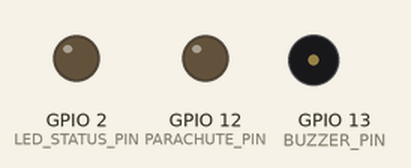
A sketch run on a simulated ESP32. On the bench: output pins drawn as LEDs (lit = HIGH), buzzer (waves = sounding). What the sketch prints to the serial monitor is not drawn.

Above: at 1.8 s.
At 9.76 s:
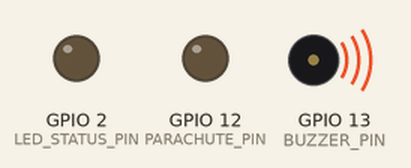
At 18.2 s:
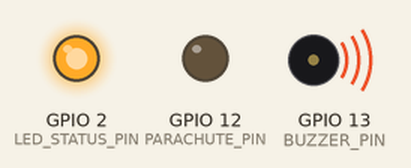
At 41.3 s:
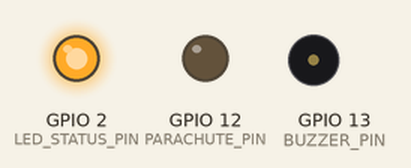
Timing chart, 0 to 41.6 s (numbered marks = the images above):
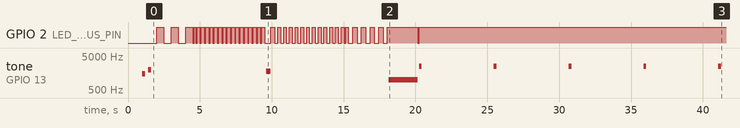

Measured:
- by itself, GPIO 2 (LED_STATUS_PIN): LOW → HIGH at 2.0 s, → LOW 0.50 s later, → HIGH 0.50 s later, → LOW 0.50 s later, … (79 changes in this stretch)
- by itself, tone on GPIO 13 (BUZZER_PIN): plays 1500 Hz for 0.20 s, 2000 Hz for 0.20 s, 1800 Hz for 0.30 s, 1000 Hz for 2.0 s, 2500 Hz for 0.20 s, 2500 Hz for 0.20 s … (9 notes in this stretch)

The sketch:

sketch_feb07a.ino
```cpp
/*
 * ESP32FLY - RTH SYSTEM
 * Versión corregida para Arduino IDE
 */

#include <TinyGPSPlus.h>

// ==================== CONFIGURACIÓN ====================

// Pines ESP32
#define LED_STATUS_PIN 2
#define BUZZER_PIN 13
#define PARACHUTE_PIN 12

// Parámetros
#define ACTIVATION_DELAY 5000

// Comunicación
#define GPS_SERIAL Serial2

// ==================== ENUMERACIONES ====================

enum FlightMode {
  MODE_DORMANT,
  MODE_EJECTION_DETECTED,
  MODE_RTH_NAVIGATE,
  MODE_RTH_DESCEND,
  MODE_LANDED
};

// ==================== VARIABLES GLOBALES ====================

FlightMode currentMode = MODE_DORMANT;
unsigned long ejectionDetectedTime = 0;
unsigned long flightStartTime = 0;
int simulationPhase = 0;

TinyGPSPlus gps;

// ==================== SETUP ====================

void setup() {
  Serial.begin(115200);
  delay(1000);

  Serial.println("🚀 ESP32FLY RTH - ARDUINO IDE");
  Serial.println("==============================");

  // Configurar pines
  pinMode(LED_STATUS_PIN, OUTPUT);
  pinMode(BUZZER_PIN, OUTPUT);
  pinMode(PARACHUTE_PIN, OUTPUT);
  digitalWrite(PARACHUTE_PIN, LOW);

  // Inicializar GPS simulado
  GPS_SERIAL.begin(9600);

  flightStartTime = millis();

  Serial.println("✅ Sistema listo - Modo DORMANT");
  beep(1500, 200);
  delay(200);
  beep(2000, 200);
}

// ==================== LOOP PRINCIPAL ====================

void loop() {
  unsigned long now = millis();

  updateSimulation(now);

  switch (currentMode) {
    case MODE_DORMANT:
      handleDormantMode(now);
      break;
    case MODE_EJECTION_DETECTED:
      handleEjectionDetectedMode(now);
      break;
    case MODE_RTH_NAVIGATE:
      handleRTHNavigateMode();
      break;
    case MODE_RTH_DESCEND:
      handleRTHDescendMode();
      break;
    case MODE_LANDED:
      handleLandedMode();
      break;
  }

  // Telemetría cada 3 segundos
  static unsigned long lastTelemetry = 0;
  if (now - lastTelemetry >= 3000) {
    sendTelemetry();
    lastTelemetry = now;
  }

  delay(100);
}

// ==================== SIMULACIÓN ====================

void updateSimulation(unsigned long now) {
  static unsigned long lastUpdate = 0;
  if (now - lastUpdate < 1000) return;
  lastUpdate = now;

  switch(simulationPhase) {
    case 0: // Lanzamiento (0-3 segundos)
      if (now - flightStartTime < 3000) {
        Serial.println("🚀 Cohete ascendiendo...");
      } else {
        simulationPhase = 1;
        Serial.println("💥 EYECCIÓN DETECTADA!");
        currentMode = MODE_EJECTION_DETECTED;
        ejectionDetectedTime = now;
      }
      break;

    case 1: // Espera después de eyección
      // Solo esperar el delay
      break;

    case 2: // Navegación RTH
      Serial.println("🧭 Navegando hacia HOME...");
      break;
  }
}

// ==================== MÁQUINA DE ESTADOS ====================

void handleDormantMode(unsigned long now) {
  blinkLED(1000);
}

void handleEjectionDetectedMode(unsigned long now) {
  unsigned long elapsed = now - ejectionDetectedTime;

  if (elapsed >= ACTIVATION_DELAY) {
    Serial.println("✅ Activando RTH...");
    currentMode = MODE_RTH_NAVIGATE;
    simulationPhase = 2;
    beep(1800, 300);
  } else {
    Serial.print("⏰ Delay: ");
    Serial.print((ACTIVATION_DELAY - elapsed) / 1000);
    Serial.println("s");
  }

  blinkLED(300);
}

void handleRTHNavigateMode() {
  static unsigned long navigateStart = 0;
  if (navigateStart == 0) {
    navigateStart = millis();
  }

  // Simular 5 segundos de navegación
  if (millis() - navigateStart < 5000) {
    Serial.println("🧭 Navegando RTH...");
  } else {
    Serial.println("🎯 HOME alcanzado - Descendiendo");
    currentMode = MODE_RTH_DESCEND;
  }

  blinkLED(400);
}

void handleRTHDescendMode() {
  static unsigned long descendStart = 0;
  if (descendStart == 0) {
    descendStart = millis();
  }

  // Simular 3 segundos de descenso
  if (millis() - descendStart < 3000) {
    Serial.println("⬇️  Descendiendo...");
  } else {
    Serial.println("🛬 ATERRIZAJE EXITOSO!");
    currentMode = MODE_LANDED;
    beep(1000, 2000);
  }

  blinkLED(600);
}

void handleLandedMode() {
  digitalWrite(LED_STATUS_PIN, HIGH);

  static unsigned long lastBeep = 0;
  if (millis() - lastBeep > 5000) {
    beep(2500, 200);
    lastBeep = millis();
    Serial.println("🏁 Misión completada - Esperando recuperación");
  }
}

// ==================== FUNCIONES AUXILIARES ====================

void blinkLED(int period) {
  digitalWrite(LED_STATUS_PIN, (millis() % period) < (period / 2));
}

void beep(int frequency, int duration) {
  tone(BUZZER_PIN, frequency, duration);
}

void tone(uint8_t pin, unsigned int frequency, unsigned long duration) {
  ledcSetup(0, frequency, 8);
  ledcAttachPin(pin, 0);
  ledcWrite(0, 128);
  delay(duration);
  ledcWrite(0, 0);
}

void sendTelemetry() {
  Serial.print("📊 TELEMETRÍA -> Modo: ");
  switch(currentMode) {
    case MODE_DORMANT: Serial.print("DORMANT"); break;
    case MODE_EJECTION_DETECTED: Serial.print("EYECCIÓN"); break;
    case MODE_RTH_NAVIGATE: Serial.print("NAVEGACIÓN"); break;
    case MODE_RTH_DESCEND: Serial.print("DESCENSO"); break;
    case MODE_LANDED: Serial.print("ATERRIZAJE"); break;
  }
  Serial.print(" | Tiempo: ");
  Serial.print((millis() - flightStartTime) / 1000);
  Serial.println("s");
}
```
